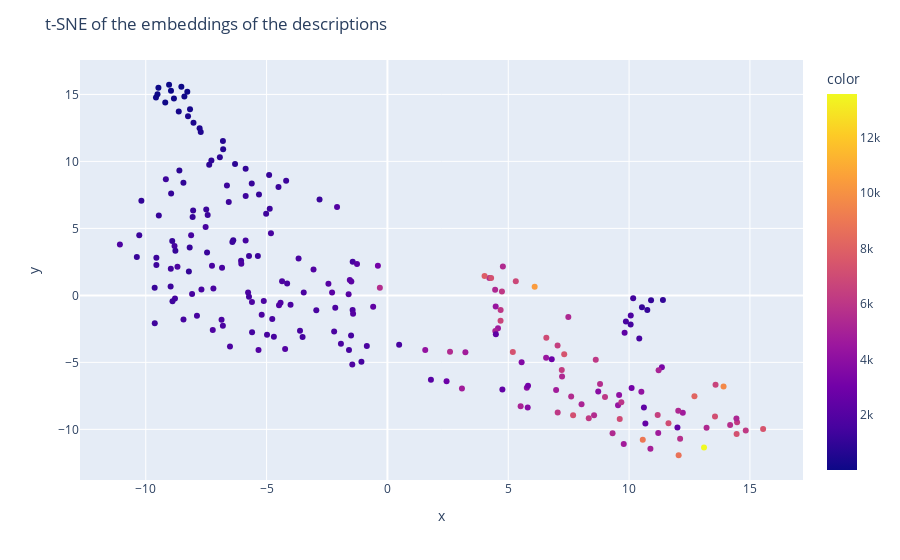

The notebook cell this image was saved under:
### Code cell
# plot the t-SNE of the embeddings of the descriptions
import numpy as np
from sklearn.manifold import TSNE
import plotly.express as px

X = np.array([model.infer_vector(words[i]) for i in range(len(words))])
X_embedded = TSNE(n_components=2).fit_transform(X)

df["desc_length"] = df["Description"].str.len()

fig = px.scatter(x=X_embedded[:,0], y=X_embedded[:,1], hover_name=df['Title'], color=df['desc_length'])
fig.update_traces(textposition='top center')
fig.update_layout(title='t-SNE of the embeddings of the descriptions')
fig.show()

### Figure 1 — Plotly figure (JSON) as saved in the notebook; plotly's stock layout.template omitted (floating-point values rounded to 4 significant figures; data arrays with more than 128 entries replaced by an {"elided": "..."} marker saying what was removed)
{"data": [{"hovertemplate": "<b>%{hovertext}</b><br><br>x=%{x}<br>y=%{y}<br>color=%{marker.color}<extra></extra>", "hovertext": {"elided": "217 str values"}, "legendgroup": "", "marker": {"color": {"elided": "217 int values"}, "coloraxis": "coloraxis", "symbol": "circle"}, "mode": "markers", "name": "", "orientation": "v", "showlegend": false, "textposition": "top center", "type": "scatter", "x": {"elided": "217 float values"}, "xaxis": "x", "y": {"elided": "217 float values"}, "yaxis": "y"}], "layout": {"coloraxis": {"colorbar": {"title": {"text": "color"}}, "colorscale": [[0, "#0d0887"], [0.1111, "#46039f"], [0.2222, "#7201a8"], [0.3333, "#9c179e"], [0.4444, "#bd3786"], [0.5556, "#d8576b"], [0.6667, "#ed7953"], [0.7778, "#fb9f3a"], [0.8889, "#fdca26"], [1, "#f0f921"]]}, "legend": {"tracegroupgap": 0}, "margin": {"t": 60}, "title": {"text": "t-SNE of the embeddings of the descriptions"}, "xaxis": {"anchor": "y", "domain": [0, 1], "title": {"text": "x"}}, "yaxis": {"anchor": "x", "domain": [0, 1], "title": {"text": "y"}}}}
